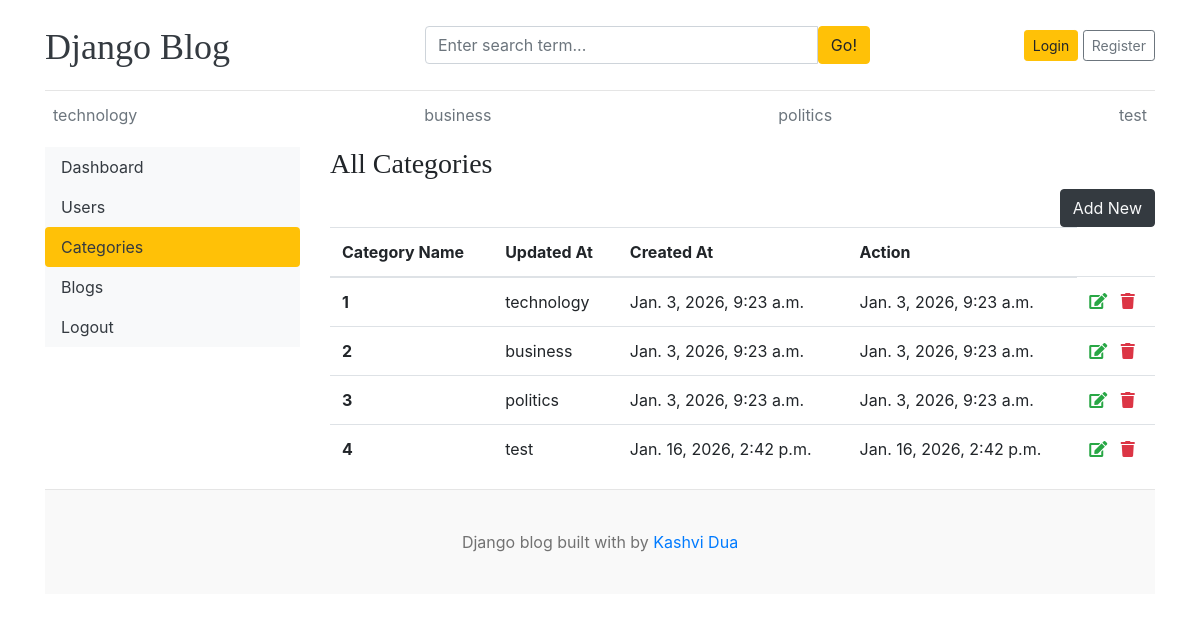
/dashboard/categories/, run on the app's committed database.
### blogs/models.py (models this page shows)
class category(models.Model):
    category_name= models.CharField(max_length=50,unique=True)
    created_at= models.DateTimeField(auto_now_add=True)
    updated_at=models.DateTimeField(auto_now=True)
    def __str__(self):
        return self.category_name

### dashboards/views.py (the view)
# urls.py: path('categories/',views.categories,name='categories'),
def categories(request):
    return render(request,'dashboard/categories.html')

### blogs/context_preprocessor.py (called while the page is built)
def get_category(request):
    categories= category.objects.all()
    return dict(categories=categories)

### templates/dashboard/categories.html (shortened to what this page needs)
{% extends 'base.html' %}
{% block content %}
<div class="row">
    {% include 'dashboard/sidebar.html' %}
    <div class="col-md-9">
        <table class="table table-hover">
  <thead>
    <h3>All Categories</h3>
    <a href="{% url 'addCategory' %}" class="btn btn-dark text-light float-right">Add New</a>
    <tr>
      <th>Category Name</th>
      <th>Updated At</th>
      <th>Created At</th>
      <th>Action</th>
    </tr>
  </thead>
  <tbody>
   {% for cat in categories %}
    <tr>
      <th scope="row">{{ forloop.counter }}</th>
      <td>{{ cat }}</td>
      <td>{{cat.created_at}}</td>
      <td>{{cat.updated_at}}</td>
      <td>
      <a href="{% url 'editCategory' cat.id %}"><i class="fas fa-edit text-success"></i></a>
<a href="{% url 'deleteCategory' cat.id %}"><i class="fas fa-trash text-danger"></i></a>
      </td>
    </tr>
    {% endfor %}
  </tbody>
</table>
    </div>
</div>
{% endblock %}

### templates/base.html (shortened to what this page needs)
{% load static %}
<!DOCTYPE html>
<html lang="en">
<head>
    <link href="https://getbootstrap.com/docs/4.0/dist/css/bootstrap.min.css" rel="stylesheet">
    <link href="{%static 'css/blog.css' %}" rel="stylesheet">
    <link
  rel="stylesheet"
  href="https://cdnjs.cloudflare.com/ajax/libs/font-awesome/5.15.4/css/all.min.css"
/>
  </head>
<body>
    <div class="container">
      <header class="blog-header py-3">
        <div class="row flex-nowrap justify-content-between align-items-center">
          <div class="col-4 pt-1">
            <a class="blog-header-logo text-dark" href="/">Django Blog</a>
          </div>
          <div class="col-5">
    <form action="{% url 'search' %}" method="get">
        <div class="input-group">
            <input
                class="form-control"
                type="text"
                name="keyword"
                value="{{ keyword }}"
                placeholder="Enter search term..."
                aria-label="Enter search term..."
            />
            <button class="btn btn-warning" type="submit" id="button-search">
                Go!
            </button>
        </div>
    </form>
</div>
          <div class="col-3 d-flex justify-content-end align-items-center">
            {% if not user.is_authenticated %}
            <a class="btn btn-sm btn-warning" href="{% url 'login' %}">Login</a> &nbsp;
            <a class="btn btn-sm btn-outline-secondary" href="register">Register</a>
            {% else %}
            <span><a href="{% url 'dashboard' %}">Dashboard</a></span>
            &emsp;
            <span><a href="{% url 'logout' %}">Logout</a></span>
            {% endif %}
          </div>
        </div>
      </header>
      <div class="nav-scroller py-1 mb-2">
        <nav class="nav d-flex justify-content-between">
          {% for cat in categories %}
          <a class="p-2 text-muted" href="{% url 'postsbycategory' cat.id %}">{{ cat.category_name}}</a>
          {% endfor %}
        </nav>
      </div>
{% block content %}
{% endblock %}
<footer class="blog-footer">
  <p>Django blog built with   by <a href="#">Kashvi Dua</a></p>
</footer>
</body>
</html>

### static/css/blog.css (style rules this page uses)
.blog-header { border-bottom: 1px solid #e5e5e5; }
.blog-header-logo { font-family: "Playfair Display", Georgia, "Times New Roman", serif; font-size: 2.25rem; }
h1, h2, h3, h4, h5, h6 { font-family: "Playfair Display", Georgia, "Times New Roman", serif; }
.blog-footer { padding: 2.5rem 0; color: #727272; text-align: center; background-color: #f9f9f9; border-top: .05rem solid #e5e5e5; }
.blog-footer p:last-child { margin-bottom: 0; }

### data on the page
category: category_name "technology", created_at "Jan. 3, 2026, 9:23 a.m.", updated_at "Jan. 3, 2026, 9:23 a.m."
category: category_name "business", created_at "Jan. 3, 2026, 9:23 a.m.", updated_at "Jan. 3, 2026, 9:23 a.m."
category: category_name "politics", created_at "Jan. 3, 2026, 9:23 a.m.", updated_at "Jan. 3, 2026, 9:23 a.m."
category: category_name "test", created_at "Jan. 16, 2026, 2:42 p.m.", updated_at "Jan. 16, 2026, 2:42 p.m."
